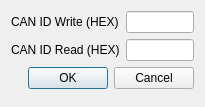
<?xml version="1.0" encoding="UTF-8"?>
<ui version="4.0">
 <class>CommanderPropertiesDialog</class>
 <widget class="QDialog" name="CommanderPropertiesDialog">
  <property name="geometry">
   <rect>
    <x>0</x>
    <y>0</y>
    <width>205</width>
    <height>107</height>
   </rect>
  </property>
  <property name="windowTitle">
   <string>Dialog</string>
  </property>
  <layout class="QFormLayout" name="formLayout">
   <item row="0" column="0">
    <widget class="QLabel" name="label">
     <property name="text">
      <string>CAN ID Write (HEX)</string>
     </property>
    </widget>
   </item>
   <item row="0" column="1">
    <widget class="QLineEdit" name="canIdWriteEdit"/>
   </item>
   <item row="1" column="0">
    <widget class="QLabel" name="label_2">
     <property name="text">
      <string>CAN ID Read (HEX)</string>
     </property>
    </widget>
   </item>
   <item row="1" column="1">
    <widget class="QLineEdit" name="canIdReadEdit"/>
   </item>
   <item row="2" column="0" colspan="2">
    <widget class="QDialogButtonBox" name="buttonBox">
     <property name="orientation">
      <enum>Qt::Horizontal</enum>
     </property>
     <property name="standardButtons">
      <set>QDialogButtonBox::Cancel|QDialogButtonBox::Ok</set>
     </property>
    </widget>
   </item>
  </layout>
 </widget>
 <resources/>
 <connections>
  <connection>
   <sender>buttonBox</sender>
   <signal>accepted()</signal>
   <receiver>CommanderPropertiesDialog</receiver>
   <slot>accept()</slot>
   <hints>
    <hint type="sourcelabel">
     <x>248</x>
     <y>254</y>
    </hint>
    <hint type="destinationlabel">
     <x>157</x>
     <y>274</y>
    </hint>
   </hints>
  </connection>
  <connection>
   <sender>buttonBox</sender>
   <signal>rejected()</signal>
   <receiver>CommanderPropertiesDialog</receiver>
   <slot>reject()</slot>
   <hints>
    <hint type="sourcelabel">
     <x>316</x>
     <y>260</y>
    </hint>
    <hint type="destinationlabel">
     <x>286</x>
     <y>274</y>
    </hint>
   </hints>
  </connection>
 </connections>
</ui>
